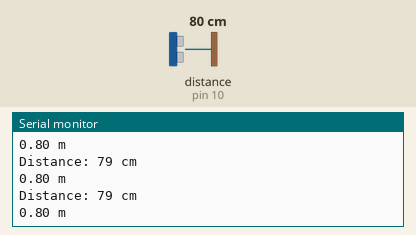
The sketch below on a simulated Arduino Uno, built with avr-gcc and run on an emulated ATmega328P. Shown: the last lines printed to the serial monitor. Wiring (inferred from the names in the program): ultrasonic range finder: trigger pin 9; echo pin 10. The test bench sets the inputs (shaded band); at power-on: distance to the obstacle (sensor on pin 10) 80 cm. The echo pulse lasts 58.3 µs per cm.

Above: at 1.3 s.
1.4 s: distance to the obstacle (sensor on pin 10) set to 2 cm
At 1.83 s:
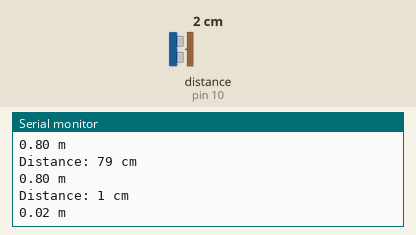
2.9 s: distance to the obstacle (sensor on pin 10) set to 4 cm
At 3.34 s:
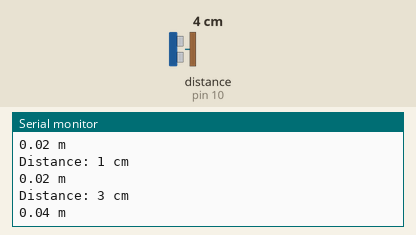
Timing chart, 0 to 5.9 s (numbered marks = the images above; inputs shaded):
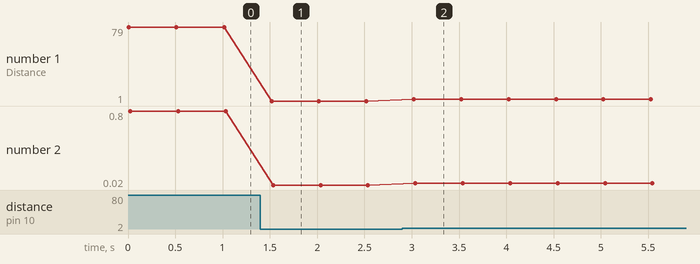

Measured:
- after the input at 1.4 s, the serial monitor: prints a new line after 0.12 s (image 1)
- after the input at 2.9 s, the serial monitor: prints a new line after 0.12 s (image 2)
- plotted number 1: 79 → 1 after the input at 1.4 s, 1 → 3 after the input at 2.9 s
- plotted number 2: 0.8 → 0.02 after the input at 1.4 s, 0.02 → 0.04 after the input at 2.9 s

The sketch:

ultrasonico.ino
```cpp
const int trigPin = 9; // Trigger pin of the HC-SR04
const int echoPin = 10; // Echo pin of the HC-SR04

void setup() {
  Serial.begin(9600); // Start serial communication
  pinMode(trigPin, OUTPUT);
  pinMode(echoPin, INPUT);
}

void loop() {
  long duration, distance;
  double d;

  // Clear the trigger pin and wait for sensor to settle
  digitalWrite(trigPin, LOW);
  delayMicroseconds(2);

  // Send a pulse to trigger the sensor
  digitalWrite(trigPin, HIGH);
  delayMicroseconds(10);
  digitalWrite(trigPin, LOW);

  // Measure the duration of the echo pulse
  duration = pulseIn(echoPin, HIGH); // duration in us

  // Calculate the distance
  distance = (duration * 0.0343) / 2; // Speed of sound in air is approximately 0.0343 cm/µs
  d = double(duration)*0.000343/2;
  // Print the distance on the serial monitor
  Serial.print("Distance: ");
  Serial.print(distance);
  Serial.println(" cm");
  Serial.print(d);
  Serial.println(" m");
  delay(500); // Wait before taking the next measurement
}
```
